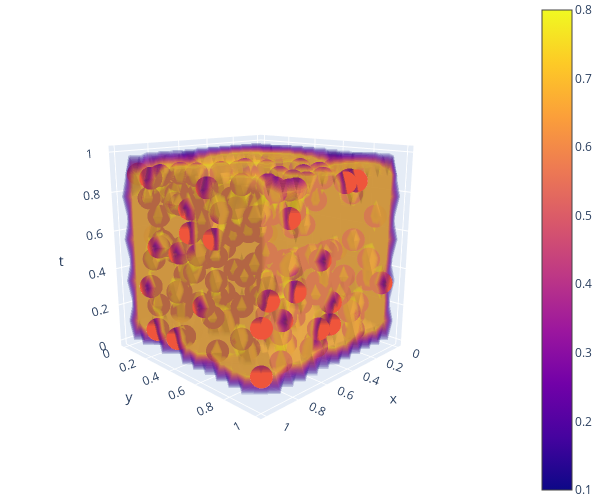

Notebook cell for this chart:
### Code cell
fig = go.Figure(data=[go.Volume(
    x=X.flatten(),
    y=Y.flatten(),
    z=T.flatten(),
    value=posterior_std.flatten(),
    isomin=0.1,
    isomax=0.8,
    opacity=0.1, # needs to be small to see through all surfaces
    surface_count=17, # needs to be a large number for good volume rendering
    ), go.Scatter3d(x=dx*idxs[:,0], y=dy*idxs[:,1], z=dt*idxs[:,2], mode='markers')])
fig.update_layout(
    autosize=False,
    width=600, 
    height=500,
    margin=dict(l=0,r=0,t=0,b=0),
    scene_camera=dict(eye=dict(x=2.0, y=2.0, z=0.75)),
    scene=dict(
        xaxis_title='x',
        yaxis_title='y',
        zaxis_title='t',
    ),
)
fig.show()

### Figure 1 — Plotly figure (JSON) as saved in the notebook; plotly's stock layout.template omitted (floating-point values rounded to 4 significant figures; data arrays with more than 128 entries replaced by an {"elided": "..."} marker saying what was removed)
{"data": [{"isomax": 0.8, "isomin": 0.1, "opacity": 0.1, "surface": {"count": 17}, "type": "volume", "value": {"elided": "6250 float values"}, "x": {"elided": "6250 float values"}, "y": {"elided": "6250 float values"}, "z": {"elided": "6250 float values"}}, {"mode": "markers", "type": "scatter3d", "x": {"elided": "200 float values"}, "y": {"elided": "200 float values"}, "z": {"elided": "200 float values"}}], "layout": {"autosize": false, "height": 500, "margin": {"b": 0, "l": 0, "r": 0, "t": 0}, "scene": {"camera": {"eye": {"x": 2, "y": 2, "z": 0.75}}, "xaxis": {"title": {"text": "x"}}, "yaxis": {"title": {"text": "y"}}, "zaxis": {"title": {"text": "t"}}}, "width": 600}}
